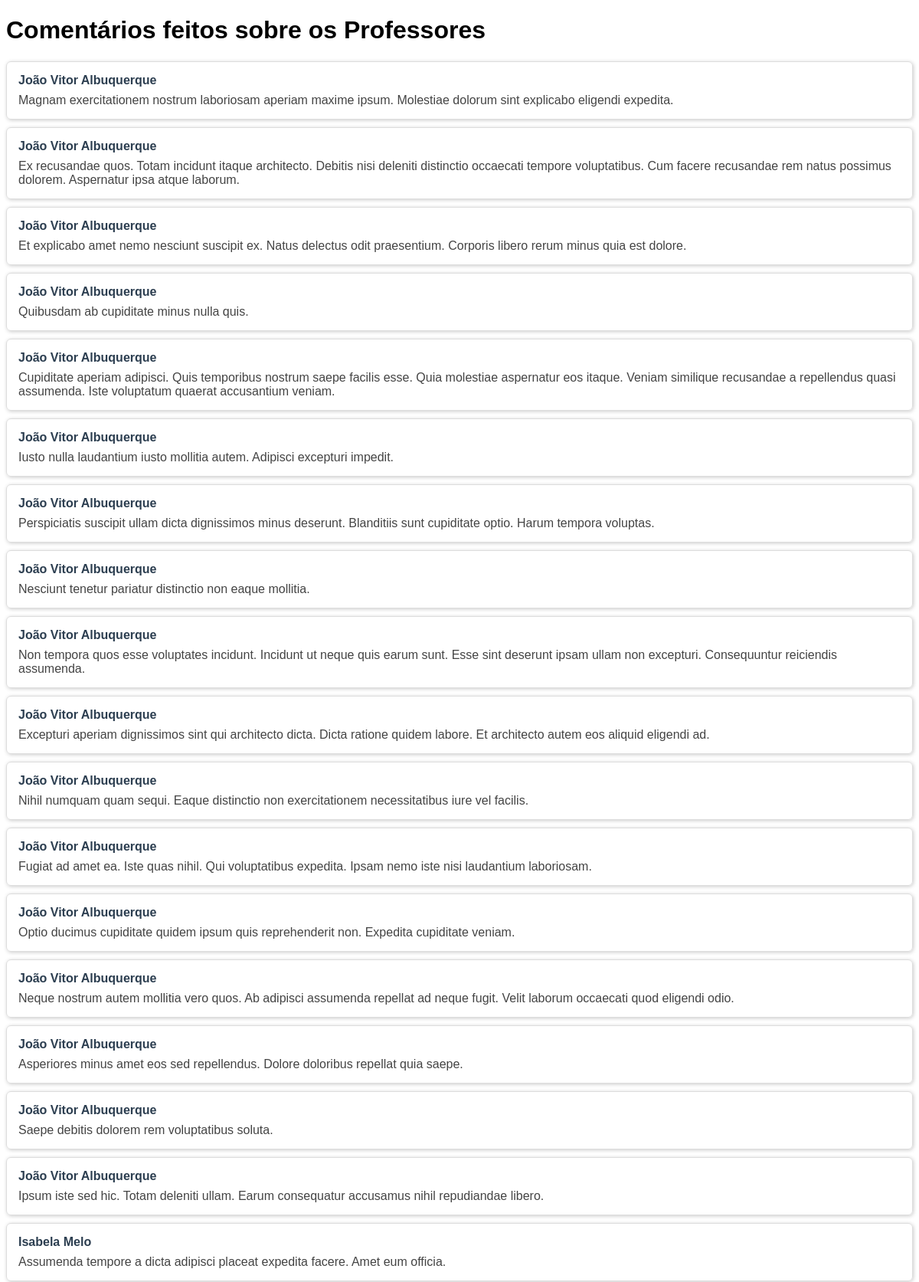
Screenshot of /comentarios/ (signed in, upper part) with the database file from the repository.
### avaliacoes/models.py (models this page shows, shortened)
class Avaliacao(models.Model):
    disciplina_pessoa = models.ForeignKey(DisciplinaPessoa, on_delete=models.CASCADE, null=True, blank=True, related_name='avaliacoes')
    data_avaliacao = models.DateTimeField(auto_now_add=True)
    comentario = models.TextField(null=True, blank=True)

class DisciplinaPessoa(models.Model):
    STATUS_CHOICES = [
        ('ativo', 'Ativo'),
        ('inativo', 'Inativo'),
    ]
    disciplina = models.ForeignKey('Materia', on_delete=models.CASCADE)
    pessoa = models.ForeignKey('CustomUser', on_delete=models.CASCADE, related_name='disciplinas_pessoa')
    status = models.CharField(max_length=20, choices=STATUS_CHOICES, default='ativo')
    class Meta:
        unique_together = ('disciplina', 'pessoa')

class CustomUser(AbstractUser):
    USER_TYPE_CHOICES = (
        ('aluno', 'Aluno'),
        ('professor', 'Professor'),
        ('admin', 'Administrador'),
    )
    user_type = models.CharField(max_length=20, choices=USER_TYPE_CHOICES, default='aluno')
    cpf = models.CharField(max_length=11, unique=True)
    data_nascimento = models.DateField(null=True, blank=True)

### avaliacoes/views.py (the view)
# urls.py: path('comentarios/', views.lista_comentarios, name='lista_comentarios'),
@login_required(login_url='login')
def lista_comentarios(request):
    comentarios = Avaliacao.objects.filter(
        comentario__isnull=False
    ).exclude(
        comentario=''
    ).select_related(
        'disciplina_pessoa__pessoa'
    )
    return render(request, 'avaliacoes/lista_comentarios.html', {'comentarios': comentarios})

### avaliacoes/templates/avaliacoes/lista_comentarios.html (shortened to what this page needs)
<!DOCTYPE html>
<html>
<head>
</head>
<body>
    <h1>Comentários feitos sobre os Professores</h1>
    {% if comentarios %}
        {% for c in comentarios %}
        <div class="comentario">
            <div class="professor-nome">{{ c.disciplina_pessoa.pessoa.get_full_name }}</div>
            <div class="comentario-texto">{{ c.comentario }}</div>
        </div>
        {% endfor %}
    {% else %}
        <p>Nenhum comentário cadastrado ainda.</p>
    {% endif %}
</body>
</html>

### avaliacoes/templates/avaliacoes/lista_comentarios.html (style rules this page uses)
body { font-family: Arial, sans-serif; }
.comentario { border: 1px solid #ddd; border-radius: 6px; padding: 15px; margin: 10px 0; box-shadow: 1px 1px 5px #ccc; }
.professor-nome { font-weight: bold; color: #2c3e50; margin-bottom: 8px; }
.comentario-texto { font-size: 1em; color: #444; }

### rows the page displays
Avaliacao: disciplina_pessoa.pessoa.get_full_name "João Vitor Albuquerque", comentario "Magnam exercitationem nostrum laboriosam aperiam maxime ipsum. Molestiae dolorum sint explicabo eligendi expedita."
Avaliacao: disciplina_pessoa.pessoa.get_full_name "João Vitor Albuquerque", comentario "Ex recusandae quos. Totam incidunt itaque architecto. Debitis nisi deleniti distinctio occaecati tempore voluptatibus. Cum facere recusandae rem natus possimus dolorem. Aspernatur ipsa atque laborum."
Avaliacao: disciplina_pessoa.pessoa.get_full_name "João Vitor Albuquerque", comentario "Et explicabo amet nemo nesciunt suscipit ex. Natus delectus odit praesentium. Corporis libero rerum minus quia est dolore."
Avaliacao: disciplina_pessoa.pessoa.get_full_name "João Vitor Albuquerque", comentario "Quibusdam ab cupiditate minus nulla quis."
Avaliacao: disciplina_pessoa.pessoa.get_full_name "João Vitor Albuquerque", comentario "Cupiditate aperiam adipisci. Quis temporibus nostrum saepe facilis esse. Quia molestiae aspernatur eos itaque. Veniam similique recusandae a repellendus quasi assumenda. Iste voluptatum quaerat accusantium veniam."
Avaliacao: disciplina_pessoa.pessoa.get_full_name "João Vitor Albuquerque", comentario "Iusto nulla laudantium iusto mollitia autem. Adipisci excepturi impedit."
Avaliacao: disciplina_pessoa.pessoa.get_full_name "João Vitor Albuquerque", comentario "Perspiciatis suscipit ullam dicta dignissimos minus deserunt. Blanditiis sunt cupiditate optio. Harum tempora voluptas."
Avaliacao: disciplina_pessoa.pessoa.get_full_name "João Vitor Albuquerque", comentario "Nesciunt tenetur pariatur distinctio non eaque mollitia."
Avaliacao: disciplina_pessoa.pessoa.get_full_name "João Vitor Albuquerque", comentario "Non tempora quos esse voluptates incidunt. Incidunt ut neque quis earum sunt. Esse sint deserunt ipsam ullam non excepturi. Consequuntur reiciendis assumenda."
Avaliacao: disciplina_pessoa.pessoa.get_full_name "João Vitor Albuquerque", comentario "Excepturi aperiam dignissimos sint qui architecto dicta. Dicta ratione quidem labore. Et architecto autem eos aliquid eligendi ad."
Avaliacao: disciplina_pessoa.pessoa.get_full_name "João Vitor Albuquerque", comentario "Nihil numquam quam sequi. Eaque distinctio non exercitationem necessitatibus iure vel facilis."
Avaliacao: disciplina_pessoa.pessoa.get_full_name "João Vitor Albuquerque", comentario "Fugiat ad amet ea. Iste quas nihil. Qui voluptatibus expedita. Ipsam nemo iste nisi laudantium laboriosam."
Avaliacao: disciplina_pessoa.pessoa.get_full_name "João Vitor Albuquerque", comentario "Optio ducimus cupiditate quidem ipsum quis reprehenderit non. Expedita cupiditate veniam."
Avaliacao: disciplina_pessoa.pessoa.get_full_name "João Vitor Albuquerque", comentario "Neque nostrum autem mollitia vero quos. Ab adipisci assumenda repellat ad neque fugit. Velit laborum occaecati quod eligendi odio."
Avaliacao: disciplina_pessoa.pessoa.get_full_name "João Vitor Albuquerque", comentario "Asperiores minus amet eos sed repellendus. Dolore doloribus repellat quia saepe."
Avaliacao: disciplina_pessoa.pessoa.get_full_name "João Vitor Albuquerque", comentario "Saepe debitis dolorem rem voluptatibus soluta."
Avaliacao: disciplina_pessoa.pessoa.get_full_name "João Vitor Albuquerque", comentario "Ipsum iste sed hic. Totam deleniti ullam. Earum consequatur accusamus nihil repudiandae libero."
Avaliacao: disciplina_pessoa.pessoa.get_full_name "Isabela Melo", comentario "Assumenda tempore a dicta adipisci placeat expedita facere. Amet eum officia."
